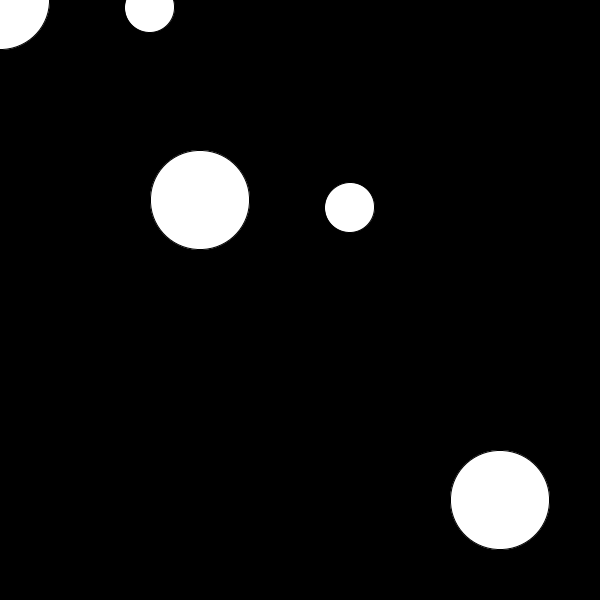
Frame 1 (no input)
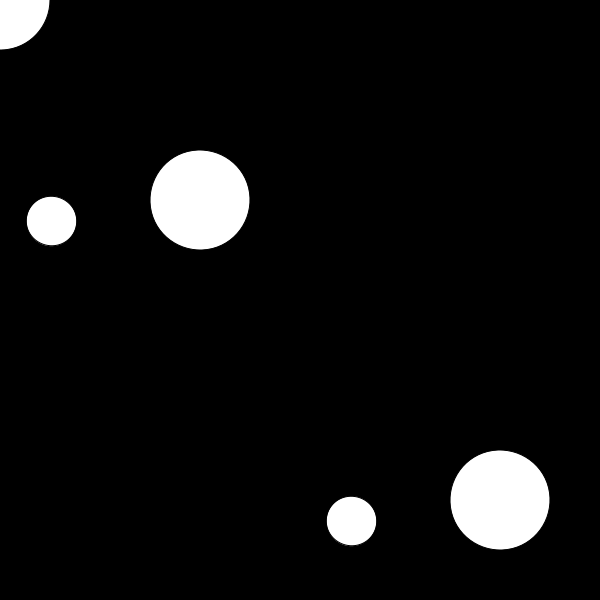
Frame 60 (the mouse pressed at the canvas centre just before this capture)
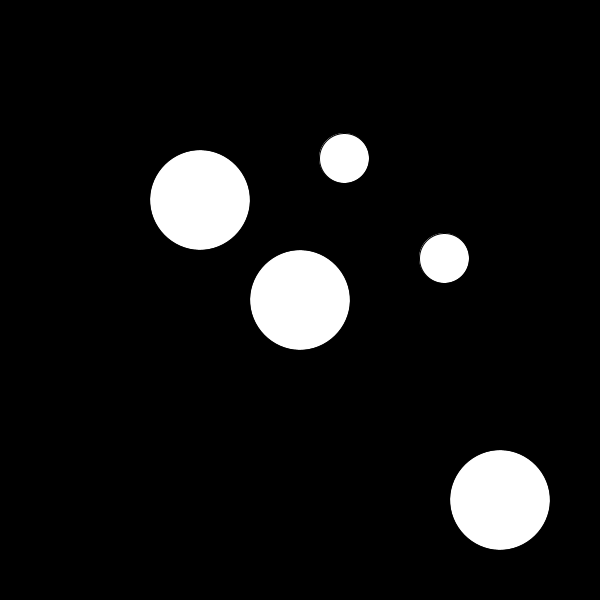
Frame 120 (the mouse held since frame 60 and released just before this capture)

The Processing sketch that drew these frames (run headless with seeded random() and noise(); from frame 60 on, the mouse is pressed at the canvas centre):

// Processing sketch: sketch_3
// ── sketch_3.pde
// this code draws an system where one ellipse rotates around another.
// replace this drawing code with a function that can be used to 
// draw the system repeatedly, like "drawSystem()". It should
// take arguments that allow parameters of the system to be customized,
// like the distance between each ellipse, the speed of rotation, and 
// the size of the ellipses.
// use your function to draw the system multiple times in the sketch
// as seen in the example gif.

void setup() {
  size(600, 600);
}

void draw() {
  background(0);

  drawSystem(width/3, height/3, 150, 0.05, 100);
drawSystem(mouseX, mouseY, 150, 0.05, 100);
  drawSystem(500, 500, 150, 0.05, 100);
}

void drawSystem(float x, float y, float dist, float speed, float size) {
  pushMatrix();
  translate(x, y);
  rotate(frameCount * speed);
  ellipse(0, 0, size, size);

  pushMatrix();
  translate(dist, 0);
  ellipse(0, 0, 50, 50);
  popMatrix();
  popMatrix();
}

//void mousePressed(){
//  drawSystem(mouseX, mouseY, 150, 0.05, 100);
//}
